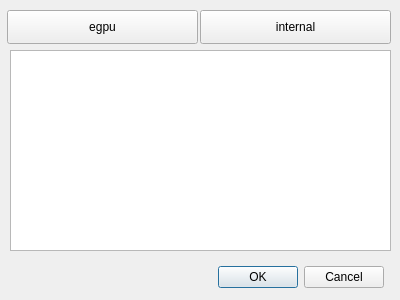
<?xml version="1.0" encoding="UTF-8"?>
<ui version="4.0">
 <class>MainWindow</class>
 <widget class="QMainWindow" name="MainWindow">
  <property name="geometry">
   <rect>
    <x>0</x>
    <y>0</y>
    <width>400</width>
    <height>300</height>
   </rect>
  </property>
  <property name="windowTitle">
   <string>MainWindow</string>
  </property>
  <property name="windowIcon">
   <iconset resource="resources.qrc">
    <normaloff>:/icon.ico</normaloff>:/icon.ico</iconset>
  </property>
  <widget class="QWidget" name="centralWidget">
   <widget class="QPushButton" name="pushButton">
    <property name="geometry">
     <rect>
      <x>7</x>
      <y>10</y>
      <width>191</width>
      <height>34</height>
     </rect>
    </property>
    <property name="text">
     <string>egpu</string>
    </property>
   </widget>
   <widget class="QPushButton" name="pushButton_2">
    <property name="geometry">
     <rect>
      <x>200</x>
      <y>10</y>
      <width>191</width>
      <height>34</height>
     </rect>
    </property>
    <property name="text">
     <string>internal</string>
    </property>
   </widget>
   <widget class="QPlainTextEdit" name="plainTextEdit">
    <property name="geometry">
     <rect>
      <x>10</x>
      <y>50</y>
      <width>381</width>
      <height>201</height>
     </rect>
    </property>
    <property name="readOnly">
     <bool>true</bool>
    </property>
   </widget>
   <widget class="QDialogButtonBox" name="buttonBox">
    <property name="geometry">
     <rect>
      <x>210</x>
      <y>260</y>
      <width>174</width>
      <height>34</height>
     </rect>
    </property>
    <property name="standardButtons">
     <set>QDialogButtonBox::Cancel|QDialogButtonBox::Ok</set>
    </property>
   </widget>
  </widget>
 </widget>
 <layoutdefault spacing="6" margin="11"/>
 <tabstops>
  <tabstop>pushButton</tabstop>
 </tabstops>
 <resources>
  <include location="resources.qrc"/>
 </resources>
 <connections/>
</ui>
